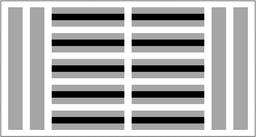
#> input picture FleetManagementEvaluationFramework/ScenarioEvaluationService/instance_generation/images/Warehouse_35x21.PNG, 256 x 137 px, shrunk from 1233 x 658 before the run
$ python generate_mapf_instances.py
#> lines starting #> are read from the running program, lines starting #| are printed output that depends on the picture
import math
import random
from typing import List, Tuple, Optional
import matplotlib.pyplot as plt
import matplotlib
import cv2

matplotlib.use("TkAgg")


def euclidean_dist(a: Tuple[float, float], b: Tuple[float, float]) -> float:
    return math.hypot(a[0] - b[0], a[1] - b[1])


def dynamic_cluster_radius(length: float, width: float, num_agents: int, factor: float = 0.8) -> float:
    area = max(length * width, 1e-6)
    return factor * math.sqrt(area / max(num_agents, 1))


def dynamic_min_distance(length: float, width: float, num_agents: int, factor: float = 1.0) -> float:
    area = max(length * width, 1e-6)
    return factor * math.sqrt(area / max(num_agents, 1))


def dynamic_num_clusters(num_agents: int, min_clusters: int = 2) -> int:
    return max(min_clusters, max(1, num_agents // 4))


def collect_traversable_coords(image_file: str, length: float, width: float, black_threshold: int = 10) -> List[Tuple[float, float]]:

    img = cv2.imread(image_file, cv2.IMREAD_GRAYSCALE)
    if img is None:
        raise FileNotFoundError(f"Image not found: {image_file}")


    image_h, image_w = img.shape
    px_per_meter_x = image_w / length
    px_per_meter_y = image_h / width

    coordinates = []

    for y_px in range(image_h):
        for x_px in range(image_w):
            pixel_value = img[y_px, x_px]
            if pixel_value > black_threshold:  # no black value
                x_m = x_px / px_per_meter_x
                y_m = y_px / px_per_meter_y
                coordinates.append((x_m, y_m))
    if not coordinates:
        raise ValueError("No traversable coordinates found in image (check threshold/walls).")
    return coordinates


# [15 lines left out: function sample_with_min_distance, not called in this run]


def clustered_sampling(coords: List[Tuple[float, float]], num_points: int, cluster_radius: float,
                       max_attempts: int = 20000) -> List[Tuple[float, float]]:
    selected = []
    attempts = 0
    center = random.choice(coords)
    cx, cy = center
    while len(selected) < num_points and attempts < max_attempts:
        cand = random.choice(coords)
        if (cand[0] - cx)**2 + (cand[1] - cy)**2 <= cluster_radius**2:
            selected.append(cand)
        attempts += 1
    if len(selected) < num_points:
        sorted_by_dist = sorted(coords, key=lambda p: euclidean_dist(p, center))
        for p in sorted_by_dist:
            if p not in selected:
                selected.append(p)
                if len(selected) >= num_points:
                    break
    return selected


# [36 lines left out: function multi_cluster_sampling, not called in this run]


def assign_goals_with_min_task_length(starts: List[Tuple[float, float]], coords: List[Tuple[float, float]],
                                      min_length: float, strategy: str = 'near_start') -> List[Tuple[float, float]]:
    goals = []
    coords_np = coords


    for sx, sy in starts:
        if strategy == 'near_start':
            candidates = [c for c in coords_np if euclidean_dist((sx, sy), c) >= min_length and euclidean_dist((sx, sy), c) <= min_length * 2]
            if not candidates:
                candidates = [c for c in coords_np if euclidean_dist((sx, sy), c) >= min_length]
        elif strategy == 'far_from_start':
            sorted_by_far = sorted(coords_np, key=lambda c: -euclidean_dist((sx, sy), c))
            candidates = [c for c in sorted_by_far if euclidean_dist((sx, sy), c) >= min_length]
        elif strategy == 'inter_cluster':
            candidates = [c for c in coords_np if euclidean_dist((sx, sy), c) >= min_length]
            candidates = sorted(candidates, key=lambda c: euclidean_dist((sx, sy), c), reverse=True)
        else:
            candidates = [c for c in coords_np if euclidean_dist((sx, sy), c) >= min_length]


        if not candidates:
            goals.append(random.choice(coords_np))
        else:
            goals.append(random.choice(candidates))

    return goals

def generate_agents(image_file: str,
                    length: float,
                    width: float,
                    num_agents: int,
                    difficult: str = 'medium',
                    min_task_length: float = 1.0,
                    goal_strategy: str = 'near_start',
                    visualize: bool = False,
                    random_seed: Optional[int] = None) -> Tuple[List[Tuple[float, float]], List[Tuple[float, float]]]:
    random.seed(random_seed)

    coords = collect_traversable_coords(image_file, length, width)
#> in collect_traversable_coords, img is the input picture: shape (137, 256); min 0, max 255, mean 176.1
#> after the loop in collect_traversable_coords, `for y_px in range(image_h):`: coordinates = 31188 items
#> coords = 31188 items

    cluster_r = dynamic_cluster_radius(length, width, num_agents, factor=0.8)
    min_d = dynamic_min_distance(length, width, num_agents, factor=1.0)
    num_clusters = dynamic_num_clusters(num_agents)

    if difficult == "easy":
        start_points = sample_with_min_distance(coords, num_agents, min_dist=min_d)

    elif difficult == "medium":
        start_points = multi_cluster_sampling(coords,
                                              num_points=num_agents,
                                              num_clusters=num_clusters,
                                              cluster_radius=cluster_r)

    elif difficult == "hard":
        start_points = clustered_sampling(coords,
                                          num_points=num_agents,
                                          cluster_radius=cluster_r)
#> in clustered_sampling, `center = random.choice(coords)`: center = (13.67, 13.95)
#> in clustered_sampling, `cx, cy = center`: cx = 13.67; cy = 13.95
#> the loop in clustered_sampling, `while len(selected) < num_points and attempts < max_attempts:` made 198 passes
#> cand on passes 1 to 3: (28.44, 2.15), (6.97, 0.46), (9.71, 16.4)
#> after the loop in clustered_sampling, `while len(selected) < num_points and attempts < max_attempts:`: attempts = 198; selected = 20 items, first 6: (9.71, 16.4), (12.3, 12.11), (13.4, 12.42), (10.39, 12.11), (16.95, 16.71), (15.59, 12.72)
#> start_points has the same summary as selected in clustered_sampling
    else:
        raise ValueError("difficulty must be: easy, medium, hard")

    goal_points = assign_goals_with_min_task_length(start_points, coords, min_length=min_task_length,
                                                    strategy=goal_strategy)
#> in assign_goals_with_min_task_length, `coords_np = coords`: coords_np = 31188 items
#> the loop in assign_goals_with_min_task_length, `for sx, sy in starts:` made 20 passes
#> (sx, sy) on passes 1 to 12: (9.71, 16.4), (12.3, 12.11), (13.4, 12.42), (10.39, 12.11), (16.95, 16.71), (15.59, 12.72), (10.8, 17.01), (18.05, 13.34), (16.27, 13.95), (15.45, 15.33), (14.08, 17.63), (15.59, 11.19)
#> after the loop in assign_goals_with_min_task_length, `for sx, sy in starts:`: goals = 20 items, first 6: (0.684, 0.307), (22.7, 20.69), (32.27, 14.87), (24.06, 4.29), (10.8, 4.29), (31.72, 15.94)
#> goal_points has the same summary as goals in assign_goals_with_min_task_length

    if visualize:
        try:

            xs = [p[0] for p in coords]
#> xs = 31188 items
            ys = [p[1] for p in coords]
#> ys = 31188 items
            sx = [p[0] for p in start_points]
#> sx = [9.71, 12.3, 13.4, 10.39, 16.95, 15.59, 10.8, 18.05, 16.27, 15.45, 14.08, 15.59, 16.27, 13.95, 12.99, 16.13, 9.57, 12.58, 15.18, 9.71]
            sy = [p[1] for p in start_points]
#> sy = [16.4, 12.11, 12.42, 12.11, 16.71, 12.72, 17.01, 13.34, 13.95, 15.33, 17.63, 11.19, 9.96, 12.42, 12.88, 15.18, 11.8, 12.26, 15.18, 11.96]
            gx = [p[0] for p in goal_points]
#> gx = [0.684, 22.7, 32.27, 24.06, 10.8, 31.72, 23.93, 0, 30.49, 6.7, 29.67, 5.88, 33.22, 25.43, 6.15, 9.16, 27.75, 27.21, 1.91, 28.57]
            gy = [p[1] for p in goal_points]
#> gy = [0.307, 20.69, 14.87, 4.29, 4.29, 15.94, 11.8, 2.3, 19.01, 6.74, 7.36, 16.4, 8.43, 20.69, 3.99, 7.36, 19.77, 0.92, 19.93, 2.91]

            plt.figure(figsize=(8, 6))
            plt.scatter(xs, ys, s=1, alpha=0.2, label='free')
            plt.scatter(sx, sy, s=30, marker='o', label='start')
            plt.scatter(gx, gy, s=30, marker='x', label='goal')
            for a, b in zip(start_points, goal_points):
                plt.plot([a[0], b[0]], [a[1], b[1]], linewidth=0.5, alpha=0.6)
#> this loop made 20 passes
#> (a, b) on passes 1 to 12: ((9.71, 16.4), (0.684, 0.307)), ((12.3, 12.11), (22.7, 20.69)), ((13.4, 12.42), (32.27, 14.87)), ((10.39, 12.11), (24.06, 4.29)), ((16.95, 16.71), (10.8, 4.29)), ((15.59, 12.72), (31.72, 15.94)), ((10.8, 17.01), (23.93, 11.8)), ((18.05, 13.34), (0, 2.3)), ((16.27, 13.95), (30.49, 19.01)), ((15.45, 15.33), (6.7, 6.74)), ((14.08, 17.63), (29.67, 7.36)), ((15.59, 11.19), (5.88, 16.4))
            plt.title(f"starts/goals: {difficult} | clusters={num_clusters} | cluster_r={cluster_r:.2f}")
            plt.legend()
            plt.gca().invert_yaxis()
            plt.xlabel('x [m]')
            plt.ylabel('y [m]')
            plt.axis('equal')
            plt.show()
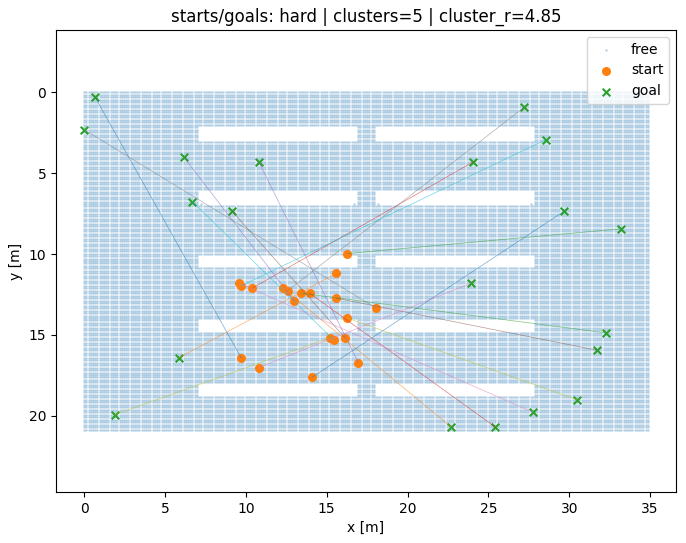
#> figure drawn by matplotlib, 1 panel
        except Exception as e:
            raise("Error: Visualization:", e)

    return start_points, goal_points

if __name__ == '__main__':
    starts, goals = generate_agents(image_file='../images/Warehouse_35x21.PNG',
                                    length=35,
                                    width=21,
                                    num_agents=20,
                                    difficult='hard',
                                    min_task_length=10,
                                    goal_strategy='inter_cluster',
                                    visualize=True,
                                    random_seed=42
                                    )
#> starts has the same summary as selected in clustered_sampling

$ run again, with FleetManagementEvaluationFramework/ScenarioEvaluationService/instance_generation/images/Warehouse_101x101.PNG copied over FleetManagementEvaluationFramework/ScenarioEvaluationService/instance_generation/images/Warehouse_35x21.PNG
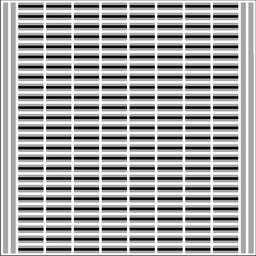
#> input picture FleetManagementEvaluationFramework/ScenarioEvaluationService/instance_generation/images/Warehouse_101x101.PNG, 256 x 256 px, shrunk from 911 x 910 before the run
#> in collect_traversable_coords, img is the input picture: shape (256, 256); min 0, max 255, mean 162
#> after the loop in collect_traversable_coords, `for y_px in range(image_h):`: coordinates = 58742 items
#> center = (22.29, 14.93)
#> cx = 22.29; cy = 14.93
#> the loop in clustered_sampling, `while len(selected) < num_points and attempts < max_attempts:` made 227 passes
#> cand on passes 1 to 3: (27.48, 2.46), (5.74, 0.574), (28.71, 17.31)
#> after the loop in clustered_sampling, `while len(selected) < num_points and attempts < max_attempts:`: attempts = 227; selected = 20 items, first 6: (18.18, 17.23), (20.78, 17.31), (25.7, 14.11), (22.29, 18.95), (18.32, 14.44), (24.34, 10.58)
#> start_points has the same summary as selected in clustered_sampling
#> coords_np = 58742 items
#> the loop in assign_goals_with_min_task_length, `for sx, sy in starts:` made 20 passes
#> after the loop in assign_goals_with_min_task_length, `for sx, sy in starts:`: goals = 20 items, first 6: (33.22, 14.6), (27.48, 6.64), (0.137, 19.93), (4.1, 7.79), (31.17, 18.05), (10.94, 14.85)
#> goal_points has the same summary as goals in assign_goals_with_min_task_length
#> xs = 58742 items
#> in generate_agents, `sx = [p[0] for p in start_points]`: sx = [18.18, 20.78, 25.7, 22.29, 18.32, 24.34, 23.79, 24.2, 21.6, 25.7, 17.91, 24.47, 22.29, 20.37, 19.96, 25.57, 24.61, 18.05, 25.84, 17.91]
#> in generate_agents, `sy = [p[1] for p in start_points]`: sy = [17.23, 17.31, 14.11, 18.95, 14.44, 10.58, 14.85, 15.91, 13.29, 15.26, 15.01, 17.39, 12.63, 11.89, 14.68, 13.95, 16.73, 14.93, 12.63, 14.03]
#> gx = [33.22, 27.48, 0.137, 4.1, 31.17, 10.94, 6.97, 5.61, 12.3, 21.6, 0.41, 7.38, 32.95, 4.92, 9.84, 3.42, 3.14, 6.7, 5.2, 12.99]
#> gy = [14.6, 6.64, 19.93, 7.79, 18.05, 14.85, 14.44, 1.23, 1.48, 5.82, 19.61, 1.39, 10.83, 0.738, 11.32, 13.54, 20.92, 18.05, 10.75, 0.246]
#> the loop in generate_agents, `for a, b in zip(start_points, goal_points):` made 20 passes
#> (a, b) on passes 1 to 8: ((18.18, 17.23), (33.22, 14.6)), ((20.78, 17.31), (27.48, 6.64)), ((25.7, 14.11), (0.137, 19.93)), ((22.29, 18.95), (4.1, 7.79)), ((18.32, 14.44), (31.17, 18.05)), ((24.34, 10.58), (10.94, 14.85)), ((23.79, 14.85), (6.97, 14.44)), ((24.2, 15.91), (5.61, 1.23))
#> in generate_agents, `plt.show()`:
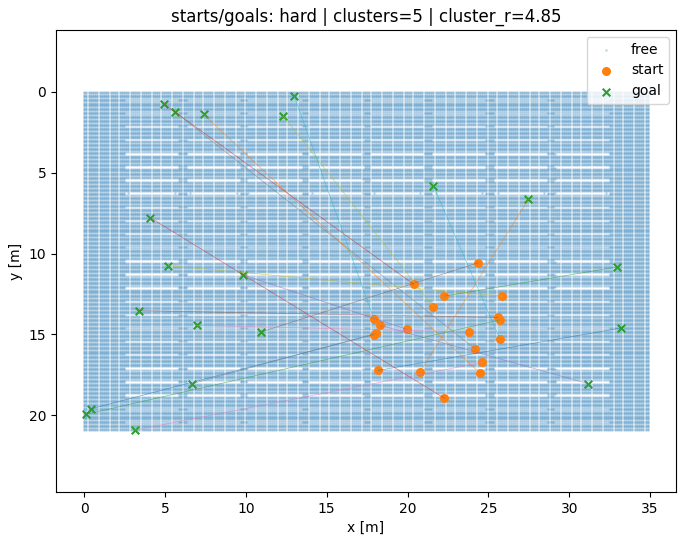
#> figure drawn by matplotlib, 1 panel
#> `starts, goals = generate_agents(image_file='../images/Warehouse_35x21...`: starts has the same summary as selected in clustered_sampling

$ run again, with FleetManagementEvaluationFramework/ScenarioEvaluationService/instance_generation/images/CrossDockingLayout.PNG copied over FleetManagementEvaluationFramework/ScenarioEvaluationService/instance_generation/images/Warehouse_35x21.PNG
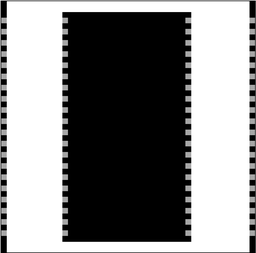
#> input picture FleetManagementEvaluationFramework/ScenarioEvaluationService/instance_generation/images/CrossDockingLayout.PNG, 256 x 253 px, shrunk from 870 x 859 before the run
#> in collect_traversable_coords, img is the input picture: shape (253, 256); min 0, max 255, mean 131.4
#> after the loop in collect_traversable_coords, `for y_px in range(image_h):`: coordinates = 35824 items
#> center = (7.11, 3.65)
#> cx = 7.11; cy = 3.65
#> the loop in clustered_sampling, `while len(selected) < num_points and attempts < max_attempts:` made 145 passes
#> cand on passes 1 to 8: (21.6, 0.498), (32.68, 10.46), (26.39, 9.21), (26.8, 8.3), (29.12, 4.81), (3.96, 3.32), (22.97, 20.92), (2.19, 2.66)
#> after the loop in clustered_sampling, `while len(selected) < num_points and attempts < max_attempts:`: attempts = 145; selected = [(3.96, 3.32), (6.43, 2.91), (7.79, 8.13), (6.97, 7.3), (5.33, 2.32), (5.2, 7.06), (6.02, 1.91), (6.29, 0.996), (7.38, 3.24), (5.33, 5.81), (4.24, 1.99), (8.61, 5.4), (9.02, 1.66), (9.02, 3.65), (4.65, 6.47), (7.52, 7.3), (8.61, 5.4), (5.06, 0), (5.61, 0.415), (4.92, 2.32)]
#> start_points has the same summary as selected in clustered_sampling
#> coords_np = 35824 items
#> the loop in assign_goals_with_min_task_length, `for sx, sy in starts:` made 20 passes
#> after the loop in assign_goals_with_min_task_length, `for sx, sy in starts:`: goals = 20 items, first 6: (30.62, 18.59), (2.46, 14.03), (26.11, 13.45), (32.4, 17.26), (1.91, 13.03), (19.55, 20.25)
#> goal_points has the same summary as goals in assign_goals_with_min_task_length
#> xs = 35824 items
#> in generate_agents, `sx = [p[0] for p in start_points]`: sx = [3.96, 6.43, 7.79, 6.97, 5.33, 5.2, 6.02, 6.29, 7.38, 5.33, 4.24, 8.61, 9.02, 9.02, 4.65, 7.52, 8.61, 5.06, 5.61, 4.92]
#> in generate_agents, `sy = [p[1] for p in start_points]`: sy = [3.32, 2.91, 8.13, 7.3, 2.32, 7.06, 1.91, 0.996, 3.24, 5.81, 1.99, 5.4, 1.66, 3.65, 6.47, 7.3, 5.4, 0, 0.415, 2.32]
#> gx = [30.62, 2.46, 26.11, 32.4, 1.91, 19.55, 3.96, 34.18, 30.35, 6.97, 26.93, 1.5, 33.5, 30.35, 24.34, 18.18, 21.74, 26.8, 1.23, 5.2]
#> gy = [18.59, 14.03, 13.45, 17.26, 13.03, 20.25, 13.11, 7.3, 16.93, 17.76, 8.3, 20, 7.64, 11.95, 0, 0.083, 20.42, 18.59, 20.75, 13.78]
#> the loop in generate_agents, `for a, b in zip(start_points, goal_points):` made 20 passes
#> (a, b) on passes 1 to 8: ((3.96, 3.32), (30.62, 18.59)), ((6.43, 2.91), (2.46, 14.03)), ((7.79, 8.13), (26.11, 13.45)), ((6.97, 7.3), (32.4, 17.26)), ((5.33, 2.32), (1.91, 13.03)), ((5.2, 7.06), (19.55, 20.25)), ((6.02, 1.91), (3.96, 13.11)), ((6.29, 0.996), (34.18, 7.3))
#> in generate_agents, `plt.show()`:
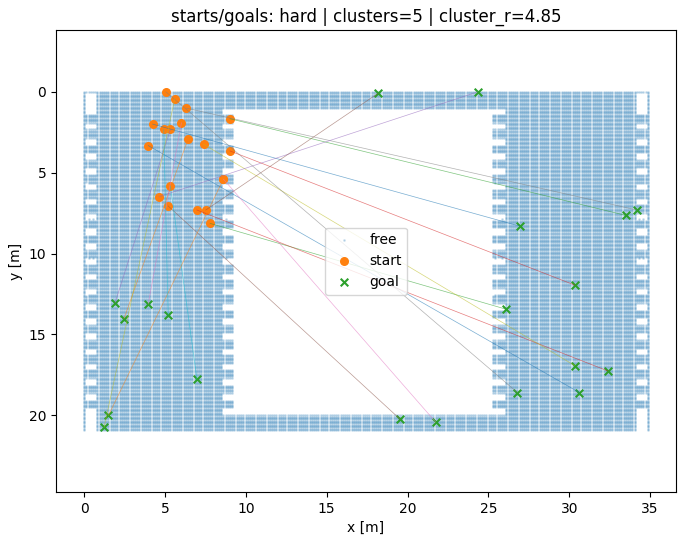
#> figure drawn by matplotlib, 1 panel
#> `starts, goals = generate_agents(image_file='../images/Warehouse_35x21...`: starts has the same summary as selected in clustered_sampling
